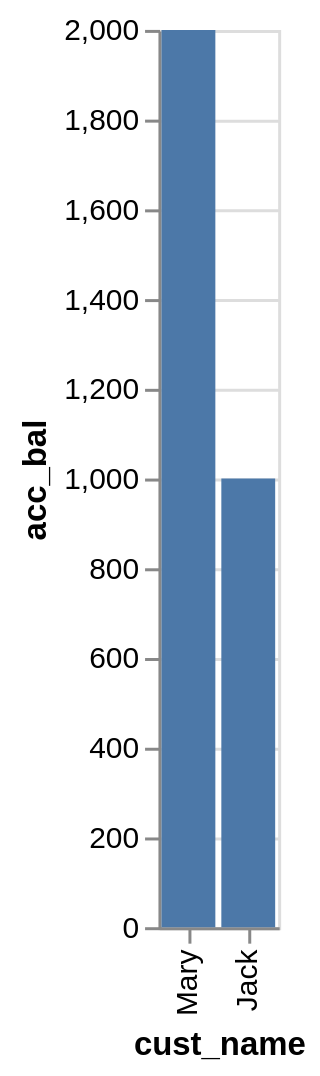

Describe this chart as a Vega-Lite specification.
### Vega-Lite specification from a JSON file in a GitHub repository (floating-point values rounded to 4 significant figures)
{"data": {"values": [{"x_data": "Mary", "y_data": 2000}, {"x_data": "Jack", "y_data": 1000}]}, "mark": "bar", "encoding": {"x": {"field": "x_data", "type": "nominal", "title": "cust_name", "sort": "descending"}, "y": {"field": "y_data", "type": "quantitative", "title": "acc_bal"}}}
